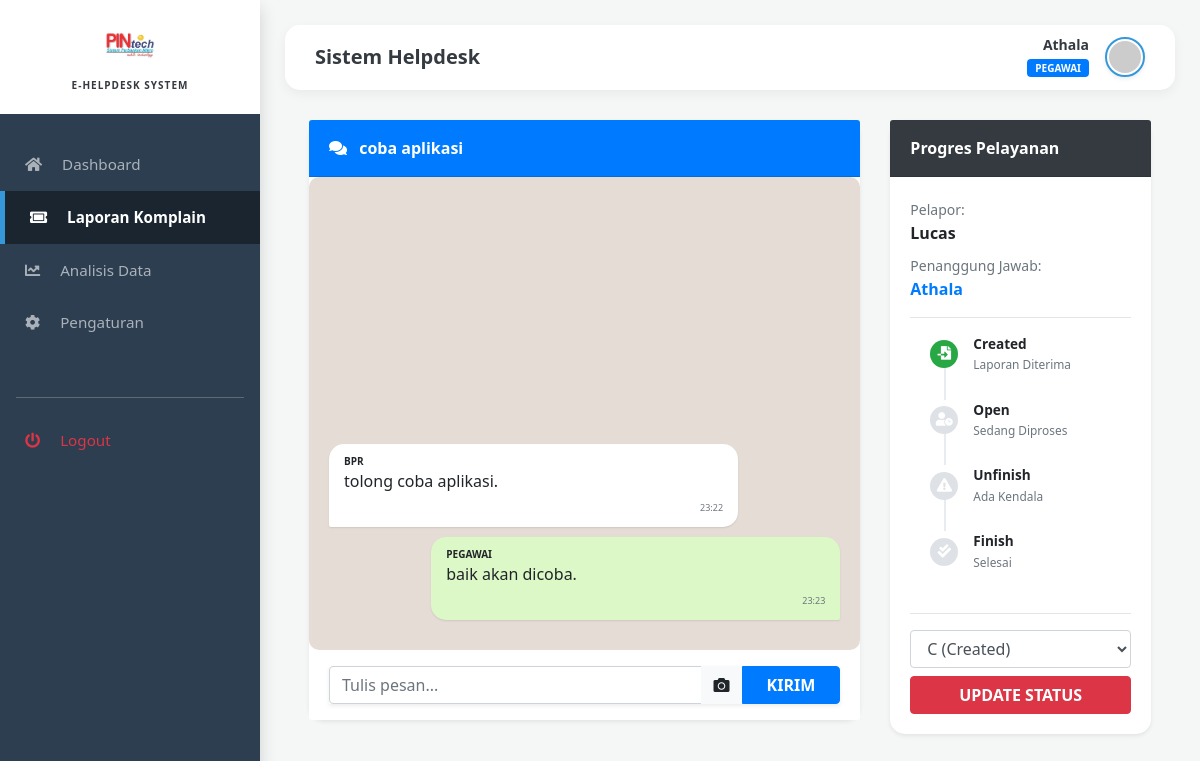
The page /detail_chat.php?id=5 (signed in) on the database its author committed.
### tables this page shows
CREATE TABLE `chat` (
  `id_chat` int(11) NOT NULL,
  `id_bpr` int(11) DEFAULT NULL,
  `id_pegawai` int(11) DEFAULT NULL,
  `judul_masalah` varchar(200) DEFAULT NULL,
  `foto` varchar(255) DEFAULT NULL,
  `status` enum('C','O','U','F') DEFAULT 'C',
  `timestamp` datetime DEFAULT current_timestamp()
);

CREATE TABLE `detail_chat` (
  `id_detail` int(11) NOT NULL,
  `id_chat` int(11) DEFAULT NULL,
  `sender_id` int(11) DEFAULT NULL,
  `sender_role` enum('bpr','pegawai','supervisor','admin') DEFAULT NULL,
  `pesan` text DEFAULT NULL,
  `foto_lampiran` varchar(255) DEFAULT NULL,
  `timestamp` datetime DEFAULT current_timestamp()
);

CREATE TABLE `bpr` (
  `id_bpr` int(11) NOT NULL,
  `nama_bpr` varchar(100) DEFAULT NULL,
  `username` varchar(50) DEFAULT NULL,
  `password` varchar(255) DEFAULT NULL,
  `id_pegawai` int(11) DEFAULT NULL,
  `email` varchar(100) DEFAULT NULL,
  `status_akun` enum('pending','aktif') DEFAULT 'pending'
);

CREATE TABLE `pegawai` (
  `id_pegawai` int(11) NOT NULL,
  `nama` varchar(100) DEFAULT NULL,
  `role` enum('admin','pegawai','supervisor') DEFAULT NULL,
  `username` varchar(50) DEFAULT NULL,
  `password` varchar(255) DEFAULT NULL,
  `status_akun` enum('pending','aktif') DEFAULT 'aktif'
);

### detail_chat.php (the view, shortened to what this page needs)
<?php
include 'config.php';
include 'menu.php';
$id_chat = $_GET['id'];
$my_id = $_SESSION['id_user'];
$my_role = $_SESSION['role'];
$sql_info = "SELECT chat.*, bpr.nama_bpr, pegawai.nama as nama_pj
             FROM chat
             JOIN bpr ON chat.id_bpr = bpr.id_bpr
             LEFT JOIN pegawai ON chat.id_pegawai = pegawai.id_pegawai
             WHERE chat.id_chat='$id_chat'";
$query_info = mysqli_query($conn, $sql_info);
$info_chat = mysqli_fetch_array($query_info);
?>
<div class="container-fluid px-4">
    <div class="row">
        <div class="col-md-8">
            <div class="card shadow-sm border-0 chat-container" style="border-radius: 15px;">
                <div class="card-header bg-primary text-white py-3">
                    <span class="font-weight-bold"><i class="fas fa-comments mr-2"></i> <?php echo $info_chat['judul_masalah']; ?></span>
                </div>
                <div class="card-body chat-area d-flex flex-column-reverse">
                    <div>
                        <?php
                        $query_pesan = mysqli_query($conn, "SELECT * FROM detail_chat WHERE id_chat='$id_chat' ORDER BY timestamp ASC");
                        while($p = mysqli_fetch_array($query_pesan)){
                            $is_me = ($p['sender_id'] == $my_id && $p['sender_role'] == $my_role);
                        ?>
                            <div class="bubble <?php echo $is_me ? 'bubble-me' : 'bubble-other'; ?>">
                                <small class="font-weight-bold d-block text-uppercase" style="font-size: 10px;"><?php echo $p['sender_role']; ?></small>
                                <?php echo $p['pesan']; ?>
                                <div class="text-right"><small class="text-muted" style="font-size: 9px;"><?php echo date('H:i', strtotime($p['timestamp'])); ?></small></div>
                            </div>
                        <?php } ?>
                    </div>
                </div>
                <div class="card-footer bg-white border-0 py-3">
                    <form method="POST" enctype="multipart/form-data">
                        <div class="input-group shadow-sm">
                            <input type="text" name="pesan" class="form-control" placeholder="Tulis pesan..." required>
                            <div class="input-group-append">
                                <label class="btn btn-light mb-0" style="cursor:pointer;"><i class="fas fa-camera"></i><input type="file" name="foto" hidden></label>
                                <button name="kirim_pesan" class="btn btn-primary px-4 font-weight-bold">KIRIM</button>
                            </div>
                        </div>
                    </form>
                </div>
            </div>
        </div>
        <div class="col-md-4">
            <div class="card shadow-sm border-0" style="border-radius: 15px;">
                <div class="card-header bg-dark text-white font-weight-bold py-3">Progres Pelayanan</div>
                <div class="card-body">
                    <div class="mb-3">
                        <label class="small text-muted mb-0">Pelapor:</label>
                        <p class="font-weight-bold mb-2"><?php echo $info_chat['nama_bpr']; ?></p>
                        <label class="small text-muted mb-0">Penanggung Jawab:</label>
                        <p class="font-weight-bold text-primary mb-0"><?php echo $info_chat['nama_pj'] ?? 'Mencari Petugas...'; ?></p>
                    </div>
                    <hr>
                    <?php
                        $st = $info_chat['status'];
                        $step = ($st=='O')?2:(($st=='U')?3:(($st=='F')?4:1));
                    ?>
                    <div class="tracking-list mt-3">
                        <div class="tracking-item <?php echo ($step >= 1) ? 'done' : ''; ?>">
                            <div class="t-icon"><i class="fas fa-file-import"></i></div>
                            <div><span class="font-weight-bold d-block">Created</span><small class="text-muted">Laporan Diterima</small></div>
                        </div>
                        <div class="tracking-item <?php echo ($step >= 2) ? ($step > 2 ? 'done' : 'active') : ''; ?>">
                            <div class="t-icon"><i class="fas fa-user-clock"></i></div>
                            <div><span class="font-weight-bold d-block">Open</span><small class="text-muted">Sedang Diproses</small></div>
                        </div>
                        <div class="tracking-item <?php echo ($st == 'U') ? 'warning' : ($step > 3 ? 'done' : ''); ?>">
                            <div class="t-icon"><i class="fas fa-exclamation-triangle"></i></div>
                            <div><span class="font-weight-bold d-block">Unfinish</span><small class="text-muted">Ada Kendala</small></div>
                        </div>
                        <div class="tracking-item <?php echo ($step == 4) ? 'done' : ''; ?>">
                            <div class="t-icon"><i class="fas fa-check-double"></i></div>
                            <div><span class="font-weight-bold d-block">Finish</span><small class="text-muted">Selesai</small></div>
                        </div>
                    </div>
                    <?php if($my_role != 'bpr'): ?>
                    <hr>
                    <form method="POST">
                        <select name="status_baru" class="form-control mb-2">
                            <option value="C" <?php if($st=='C') echo 'selected'; ?>>C (Created)</option>
                        </select>
                        <button name="update_status" class="btn btn-danger btn-block font-weight-bold">UPDATE STATUS</button>
                    </form>
                    <?php endif; ?>
                </div>
            </div>
        </div>
    </div>
</div>

### menu.php (style rules this page uses)
:root { --sidebar-width: 260px; --primary-color: #3498db; --dark-bg: #2c3e50; }
body { background-color: #f4f7f6; font-family: 'Segoe UI', Tahoma, Geneva, Verdana, sans-serif; overflow-x: hidden; }

### detail_chat.php (style rules this page uses)
.chat-container { height: calc(100vh - 200px); min-height: 500px; }
.chat-area { height: 80%; overflow-y: auto; background-color: #e5ddd5; padding: 20px; border-radius: 10px; }
.bubble { max-width: 80%; padding: 10px 15px; border-radius: 15px; margin-bottom: 10px; box-shadow: 0 1px 2px rgba(0,0,0,0.1); }
.bubble-me { background-color: #dcf8c6; margin-left: auto; border-bottom-right-radius: 2px; }
.bubble-other { background-color: #ffffff; margin-right: auto; border-bottom-left-radius: 2px; }
.tracking-list { position: relative; padding-left: 20px; font-size: 0.85rem; }
.tracking-item { position: relative; padding-bottom: 25px; display: flex; align-items: center; }
.tracking-item::before { content: ""; position: absolute; left: 14px; top: 25px; bottom: 0; width: 2px; background: #e9ecef; }
.tracking-item:last-child::before { display: none; }
.t-icon { width: 28px; height: 28px; border-radius: 50%; background: #dee2e6; color: white; display: flex; align-items: center; justify-content: center; z-index: 2; margin-right: 15px; }
.tracking-item.done .t-icon { background: #28a745; }

### rows shown on the page
chat: judul_masalah "coba aplikasi", id_bpr.nama_bpr "Lucas", id_pegawai.nama "Athala", status_baru "C (Created)"
detail_chat: sender_role "BPR", pesan "tolong coba aplikasi.", timestamp "23:22"
detail_chat: sender_role "PEGAWAI", pesan "baik akan dicoba.", timestamp "23:23"

### other values the page prints
$_SESSION['nama'] "Athala"
$_SESSION['role'] "PEGAWAI"
